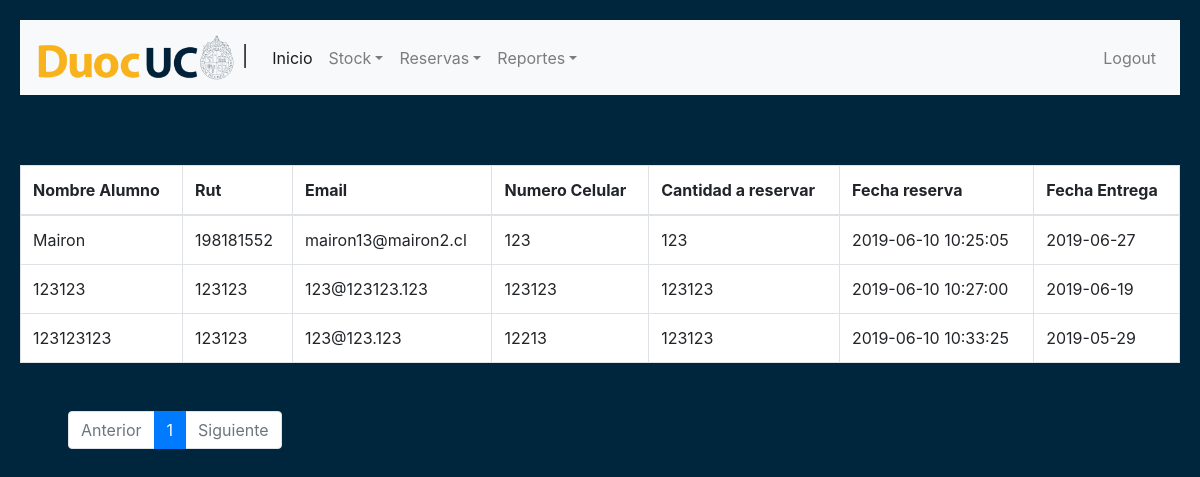
Page /reportReserva.php?pagina=1 (signed in) on the committed database.
### tables this page shows
CREATE TABLE `reserva` (
  `idReserva` int(11) NOT NULL,
  `nombreAlumno` varchar(200) NOT NULL,
  `rut` int(9) NOT NULL,
  `numeroCel` int(9) NOT NULL,
  `emailAlumno` varchar(100) NOT NULL,
  `cantidad` int(11) NOT NULL,
  `fechaReserva` timestamp NOT NULL DEFAULT CURRENT_TIMESTAMP ON UPDATE CURRENT_TIMESTAMP,
  `fechaEntrega` date NOT NULL,
  `loginId` int(11) NOT NULL
);

### reportReserva.php (the view, shortened to what this page needs)
<?php
include_once("conexion.php");
include("partials/nav.php");
$reserva_x_pagina=8;
$result = mysqli_query($mysqli, "SELECT * FROM reserva");
if (isset($result)) {
    $row_cnt = mysqli_num_rows($result);
}
$pagina= ceil($row_cnt/$reserva_x_pagina);
?>
<table class="table table-bordered">
<thead>
    <tr>
        <th>Nombre Alumno</th>
        <th>Rut</th>
        <th>Email</th>
        <th>Numero Celular</th>
        <th>Cantidad a reservar</th>
        <th>Fecha reserva</th>
        <th>Fecha Entrega</th>
    </tr>
</thead>
    <tbody>
    <?php
    $iniciar = ($_GET['pagina']-1)*$reserva_x_pagina;
    $result2 = mysqli_query($mysqli, "SELECT * FROM reserva LIMIT $iniciar,$reserva_x_pagina");
    while($res = mysqli_fetch_array($result2)) {
        echo "<tr>";
        echo "<td>".$res['nombreAlumno']."</td>";
        echo "<td>".$res['rut']."</td>";
        echo "<td>".$res['emailAlumno']."</td>";
        echo "<td>".$res['numeroCel']."</td>";
        echo "<td>".$res['cantidad']."</td>";
        echo "<td>".$res['fechaReserva']."</td>";
        echo "<td>".$res['fechaEntrega']."</td>";
    }
    ?>
</tbody>
</table>
<nav class="mt-5 ml-5" aria-label="Page navigation example">
  <ul class="pagination">
  <li class="page-item <?php echo $_GET['pagina']<=1? 'disabled' : '' ?>
    ">
        <a class="page-link" href="reportReserva.php?pagina=<?php echo $_GET['pagina']-1 ?>">
            Anterior
        </a>
    </li>
    <?php for ($i=0; $i < $pagina; $i++) :?>
    <li class="page-item <?php echo $_GET['pagina']==$i+1 ? 'active' : '' ?>">
        <a class="page-link" href="reportReserva.php?pagina=<?php echo $i+1 ?>">
            <?php echo $i+1 ?>
        </a>
    </li>
    <?php endfor ?>
    <li class="page-item <?php echo $_GET['pagina']>=$pagina? 'disabled' : '' ?>
    ">
        <a class="page-link" href="reportReserva.php?pagina=<?php echo $_GET['pagina']+1 ?>">
            Siguiente
        </a>
    </li>
  </ul>
</nav>
</body>
</html>

### css/style.css (style rules this page uses)
body { background-color: rgb(0, 38, 62) ; }
table { background-color: white; margin-top: 70px; }

### rows in the picture
reserva: nombreAlumno "Mairon", rut "198181552", emailAlumno "mairon13@mairon2.cl", numeroCel "123", cantidad "123", fechaReserva "2019-06-10 10:25:05", fechaEntrega "2019-06-27"
reserva: nombreAlumno "123123", rut "123123", emailAlumno "123@123123.123", numeroCel "123123", cantidad "123123", fechaReserva "2019-06-10 10:27:00", fechaEntrega "2019-06-19"
reserva: nombreAlumno "123123123", rut "123123", emailAlumno "123@123.123", numeroCel "12213", cantidad "123123", fechaReserva "2019-06-10 10:33:25", fechaEntrega "2019-05-29"
